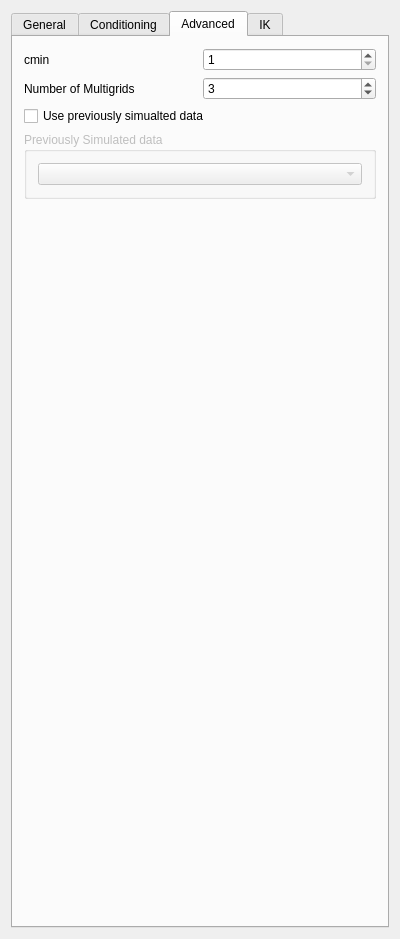
<ui version="4.0" >
 <class>STP_IK</class>
 <widget class="QWidget" name="STP_IK" >
  <property name="AlgorithmCategory" stdset="0">
   <string>Simulation</string>
  </property>
  <property name="AlgorithmDescription" stdset="0">
   <string>Integration SNESIM and SISIM</string>
  </property>
  <property name="geometry" >
   <rect>
    <x>0</x>
    <y>0</y>
    <width>392</width>
    <height>939</height>
   </rect>
  </property>
  <property name="windowTitle" >
   <string>Partition Snesim IK</string>
  </property>
  <layout class="QVBoxLayout" >
   <item>
    <widget class="QTabWidget" name="tabWidget2" >
     <property name="currentIndex" >
      <number>2</number>
     </property>
     <widget class="QWidget" name="tab" >
      <attribute name="title" >
       <string>General</string>
      </attribute>
      <layout class="QVBoxLayout" >
       <item>
        <widget class="Q3GroupBox" name="SimulationGrid" >
         <property name="maximumSize" >
          <size>
           <width>32767</width>
           <height>32767</height>
          </size>
         </property>
         <property name="title" >
          <string>Simulation Grid</string>
         </property>
         <property name="frameShape" >
          <enum>Q3GroupBox::Box</enum>
         </property>
         <property name="frameShadow" >
          <enum>Q3GroupBox::Sunken</enum>
         </property>
         <layout class="QVBoxLayout" >
          <item>
           <widget class="QLabel" name="TextLabel1" >
            <property name="text" >
             <string>Simulation Grid Name</string>
            </property>
            <property name="wordWrap" >
             <bool>false</bool>
            </property>
           </widget>
          </item>
          <item>
           <widget class="GridSelector" name="GridSelector_Sim" >
            <property name="toolTip" >
             <string>grid on which to perform the simulation</string>
            </property>
            <item>
             <property name="text" >
              <string>&lt;- None -></string>
             </property>
            </item>
            <item>
             <property name="text" >
              <string>&lt;- None -></string>
             </property>
            </item>
            <item>
             <property name="text" >
              <string>&lt;- None -></string>
             </property>
            </item>
            <item>
             <property name="text" >
              <string>&lt;- None -></string>
             </property>
            </item>
           </widget>
          </item>
          <item>
           <widget class="QLabel" name="TextLabel2" >
            <property name="text" >
             <string>Property Name Prefix</string>
            </property>
            <property name="wordWrap" >
             <bool>false</bool>
            </property>
           </widget>
          </item>
          <item>
           <widget class="QLineEdit" name="Property_Name_Sim" >
            <property name="maximumSize" >
             <size>
              <width>32767</width>
              <height>32767</height>
             </size>
            </property>
           </widget>
          </item>
         </layout>
        </widget>
       </item>
       <item>
        <spacer>
         <property name="orientation" >
          <enum>Qt::Vertical</enum>
         </property>
         <property name="sizeType" >
          <enum>QSizePolicy::Fixed</enum>
         </property>
         <property name="sizeHint" >
          <size>
           <width>16</width>
           <height>16</height>
          </size>
         </property>
        </spacer>
       </item>
       <item>
        <layout class="QHBoxLayout" >
         <property name="spacing" >
          <number>6</number>
         </property>
         <property name="leftMargin" >
          <number>0</number>
         </property>
         <property name="topMargin" >
          <number>0</number>
         </property>
         <property name="rightMargin" >
          <number>0</number>
         </property>
         <property name="bottomMargin" >
          <number>0</number>
         </property>
         <item>
          <widget class="QLabel" name="TextLabel2_2_2_2" >
           <property name="text" >
            <string>Nb of realizations</string>
           </property>
           <property name="wordWrap" >
            <bool>false</bool>
           </property>
          </widget>
         </item>
         <item>
          <widget class="QSpinBox" name="Nb_Realizations" >
           <property name="minimum" >
            <number>1</number>
           </property>
           <property name="maximum" >
            <number>10000</number>
           </property>
          </widget>
         </item>
        </layout>
       </item>
       <item>
        <layout class="QHBoxLayout" >
         <property name="spacing" >
          <number>6</number>
         </property>
         <property name="leftMargin" >
          <number>0</number>
         </property>
         <property name="topMargin" >
          <number>0</number>
         </property>
         <property name="rightMargin" >
          <number>0</number>
         </property>
         <property name="bottomMargin" >
          <number>0</number>
         </property>
         <item>
          <widget class="QLabel" name="TextLabel2_2_2_2_2" >
           <property name="text" >
            <string>Seed</string>
           </property>
           <property name="wordWrap" >
            <bool>false</bool>
           </property>
          </widget>
         </item>
         <item>
          <widget class="QSpinBox" name="Seed" >
           <property name="maximum" >
            <number>99999999</number>
           </property>
           <property name="value" >
            <number>211175</number>
           </property>
          </widget>
         </item>
        </layout>
       </item>
       <item>
        <spacer>
         <property name="orientation" >
          <enum>Qt::Vertical</enum>
         </property>
         <property name="sizeType" >
          <enum>QSizePolicy::Fixed</enum>
         </property>
         <property name="sizeHint" >
          <size>
           <width>20</width>
           <height>30</height>
          </size>
         </property>
        </spacer>
       </item>
       <item>
        <widget class="Q3GroupBox" name="SimulationGrid_2" >
         <property name="maximumSize" >
          <size>
           <width>32767</width>
           <height>160</height>
          </size>
         </property>
         <property name="title" >
          <string>Training Image</string>
         </property>
         <layout class="QVBoxLayout" >
          <property name="spacing" >
           <number>6</number>
          </property>
          <property name="leftMargin" >
           <number>11</number>
          </property>
          <property name="topMargin" >
           <number>11</number>
          </property>
          <property name="rightMargin" >
           <number>11</number>
          </property>
          <property name="bottomMargin" >
           <number>11</number>
          </property>
          <item>
           <widget class="PropertySelector" name="PropertySelector_Training" />
          </item>
         </layout>
        </widget>
       </item>
       <item>
        <widget class="Q3GroupBox" name="groupBox9" >
         <property name="title" >
          <string>Training Image Partition property</string>
         </property>
         <layout class="QVBoxLayout" >
          <item>
           <widget class="SinglePropertySelector" name="tiprop_partition" />
          </item>
         </layout>
        </widget>
       </item>
       <item>
        <layout class="QHBoxLayout" >
         <property name="spacing" >
          <number>6</number>
         </property>
         <property name="leftMargin" >
          <number>0</number>
         </property>
         <property name="topMargin" >
          <number>0</number>
         </property>
         <property name="rightMargin" >
          <number>0</number>
         </property>
         <property name="bottomMargin" >
          <number>0</number>
         </property>
         <item>
          <widget class="QLabel" name="TextLabel2_2_2_2_3" >
           <property name="text" >
            <string>Nb of Facies</string>
           </property>
           <property name="wordWrap" >
            <bool>false</bool>
           </property>
          </widget>
         </item>
         <item>
          <widget class="QSpinBox" name="Nb_Facies" >
           <property name="maximum" >
            <number>10</number>
           </property>
          </widget>
         </item>
        </layout>
       </item>
       <item>
        <widget class="Q3GroupBox" name="GroupBox4" >
         <property name="title" >
          <string>Marginal Distribution</string>
         </property>
         <layout class="QHBoxLayout" >
          <property name="spacing" >
           <number>6</number>
          </property>
          <property name="leftMargin" >
           <number>11</number>
          </property>
          <property name="topMargin" >
           <number>11</number>
          </property>
          <property name="rightMargin" >
           <number>11</number>
          </property>
          <property name="bottomMargin" >
           <number>11</number>
          </property>
          <item>
           <widget class="QLineEdit" name="Marginal_Cdf" >
            <property name="toolTip" >
             <string>enter values separated by a space</string>
            </property>
           </widget>
          </item>
         </layout>
        </widget>
       </item>
       <item>
        <widget class="Q3GroupBox" name="groupBox6" >
         <property name="title" >
          <string>Snesim Conditioning Data</string>
         </property>
         <layout class="QVBoxLayout" >
          <item>
           <layout class="QHBoxLayout" >
            <item>
             <widget class="QLabel" name="textLabel1" >
              <property name="text" >
               <string>Max Conditioning Data</string>
              </property>
              <property name="wordWrap" >
               <bool>false</bool>
              </property>
             </widget>
            </item>
            <item>
             <widget class="QSpinBox" name="Max_Cond" >
              <property name="minimum" >
               <number>1</number>
              </property>
              <property name="maximum" >
               <number>400</number>
              </property>
             </widget>
            </item>
           </layout>
          </item>
          <item>
           <widget class="EllipsoidInput" name="Search_Ellipsoid" />
          </item>
         </layout>
        </widget>
       </item>
       <item>
        <spacer>
         <property name="orientation" >
          <enum>Qt::Vertical</enum>
         </property>
         <property name="sizeHint" >
          <size>
           <width>20</width>
           <height>40</height>
          </size>
         </property>
        </spacer>
       </item>
      </layout>
     </widget>
     <widget class="QWidget" name="tab" >
      <attribute name="title" >
       <string>Conditioning</string>
      </attribute>
      <layout class="QVBoxLayout" >
       <item>
        <widget class="Q3GroupBox" name="GroupBox3" >
         <property name="title" >
          <string>Hard Data</string>
         </property>
         <layout class="QHBoxLayout" >
          <item>
           <widget class="PropertySelector" name="Hard_Data" />
          </item>
         </layout>
        </widget>
       </item>
       <item>
        <widget class="Q3GroupBox" name="groupBox9_2" >
         <property name="title" >
          <string>Snesim Data Partition</string>
         </property>
         <layout class="QVBoxLayout" >
          <item>
           <widget class="SinglePropertySelector" name="data_partition" />
          </item>
         </layout>
        </widget>
       </item>
       <item>
        <spacer>
         <property name="orientation" >
          <enum>Qt::Vertical</enum>
         </property>
         <property name="sizeType" >
          <enum>QSizePolicy::Fixed</enum>
         </property>
         <property name="sizeHint" >
          <size>
           <width>20</width>
           <height>20</height>
          </size>
         </property>
        </spacer>
       </item>
       <item>
        <widget class="QCheckBox" name="Use_ProbField" >
         <property name="text" >
          <string>Use Snesim Probability Field</string>
         </property>
        </widget>
       </item>
       <item>
        <widget class="GsTLGroupBox" name="gsTLGroupBox17" >
         <property name="title" >
          <string/>
         </property>
         <property name="displayed" stdset="0" >
          <bool>false</bool>
         </property>
         <layout class="QVBoxLayout" >
          <item>
           <layout class="QVBoxLayout" >
            <item>
             <widget class="OrderedPropertySelector" name="ProbField_properties" >
              <property name="title" >
               <string>Probability Maps for each Facies</string>
              </property>
              <property name="displayed" stdset="0" >
               <bool>true</bool>
              </property>
             </widget>
            </item>
           </layout>
          </item>
          <item>
           <widget class="Q3GroupBox" name="groupBox8" >
            <property name="title" >
             <string>Tau per multti grid, (from 1 to N)</string>
            </property>
            <layout class="QVBoxLayout" >
             <item>
              <layout class="QGridLayout" >
               <item row="0" column="0" >
                <widget class="QLabel" name="textLabel2" >
                 <property name="text" >
                  <string>Tau for TI information</string>
                 </property>
                 <property name="wordWrap" >
                  <bool>false</bool>
                 </property>
                </widget>
               </item>
               <item row="1" column="1" >
                <widget class="QLineEdit" name="taus_soft" />
               </item>
               <item row="1" column="0" >
                <widget class="QLabel" name="textLabel3_5" >
                 <property name="text" >
                  <string>Taus for soft (per multi grid)</string>
                 </property>
                 <property name="wordWrap" >
                  <bool>false</bool>
                 </property>
                </widget>
               </item>
               <item row="0" column="1" >
                <widget class="QLineEdit" name="taus_ti" />
               </item>
              </layout>
             </item>
            </layout>
           </widget>
          </item>
         </layout>
        </widget>
       </item>
       <item>
        <widget class="QGroupBox" name="GroupBox3_3" >
         <property name="title" >
          <string>IK soft and Interval Data</string>
         </property>
         <layout class="QVBoxLayout" >
          <property name="leftMargin" >
           <number>0</number>
          </property>
          <property name="topMargin" >
           <number>0</number>
          </property>
          <property name="rightMargin" >
           <number>0</number>
          </property>
          <property name="bottomMargin" >
           <number>0</number>
          </property>
          <item>
           <widget class="QLabel" name="TextLabel1_2_3_3" >
            <property name="text" >
             <string>Grid</string>
            </property>
            <property name="wordWrap" >
             <bool>false</bool>
            </property>
           </widget>
          </item>
          <item>
           <widget class="GridSelector" name="coded_grid" >
            <item>
             <property name="text" >
              <string>&lt;- None -></string>
             </property>
            </item>
            <item>
             <property name="text" >
              <string>&lt;- None -></string>
             </property>
            </item>
            <item>
             <property name="text" >
              <string>&lt;- None -></string>
             </property>
            </item>
            <item>
             <property name="text" >
              <string>&lt;- None -></string>
             </property>
            </item>
            <item>
             <property name="text" >
              <string>&lt;- None -></string>
             </property>
            </item>
            <item>
             <property name="text" >
              <string>&lt;- None -></string>
             </property>
            </item>
            <item>
             <property name="text" >
              <string>&lt;- None -></string>
             </property>
            </item>
            <item>
             <property name="text" >
              <string>&lt;- None -></string>
             </property>
            </item>
            <item>
             <property name="text" >
              <string>&lt;- None -></string>
             </property>
            </item>
            <item>
             <property name="text" >
              <string>&lt;- None -></string>
             </property>
            </item>
            <item>
             <property name="text" >
              <string>&lt;- None -></string>
             </property>
            </item>
            <item>
             <property name="text" >
              <string>&lt;- None -></string>
             </property>
            </item>
           </widget>
          </item>
          <item>
           <widget class="OrderedPropertySelector" name="coded_props" >
            <property name="title" >
             <string>Indicator Properties</string>
            </property>
           </widget>
          </item>
         </layout>
        </widget>
       </item>
       <item>
        <spacer>
         <property name="orientation" >
          <enum>Qt::Vertical</enum>
         </property>
         <property name="sizeHint" >
          <size>
           <width>20</width>
           <height>40</height>
          </size>
         </property>
        </spacer>
       </item>
      </layout>
     </widget>
     <widget class="QWidget" name="tab" >
      <attribute name="title" >
       <string>Advanced</string>
      </attribute>
      <layout class="QVBoxLayout" >
       <item>
        <layout class="QHBoxLayout" >
         <item>
          <widget class="QLabel" name="textLabel6" >
           <property name="text" >
            <string>cmin</string>
           </property>
           <property name="wordWrap" >
            <bool>false</bool>
           </property>
          </widget>
         </item>
         <item>
          <widget class="QSpinBox" name="Cmin" >
           <property name="minimum" >
            <number>1</number>
           </property>
          </widget>
         </item>
        </layout>
       </item>
       <item>
        <layout class="QHBoxLayout" >
         <property name="spacing" >
          <number>6</number>
         </property>
         <property name="leftMargin" >
          <number>0</number>
         </property>
         <property name="topMargin" >
          <number>0</number>
         </property>
         <property name="rightMargin" >
          <number>0</number>
         </property>
         <property name="bottomMargin" >
          <number>0</number>
         </property>
         <item>
          <widget class="QLabel" name="TextLabel2_2_2_2_3_3_3" >
           <property name="text" >
            <string>Number of Multigrids</string>
           </property>
           <property name="wordWrap" >
            <bool>false</bool>
           </property>
          </widget>
         </item>
         <item>
          <widget class="QSpinBox" name="Nb_Multigrids_ADVANCED" >
           <property name="minimum" >
            <number>1</number>
           </property>
           <property name="maximum" >
            <number>10</number>
           </property>
           <property name="value" >
            <number>3</number>
           </property>
          </widget>
         </item>
        </layout>
       </item>
       <item>
        <widget class="QCheckBox" name="Use_Previous_Simulation" >
         <property name="text" >
          <string>Use previously simualted data</string>
         </property>
        </widget>
       </item>
       <item>
        <widget class="QGroupBox" name="pre_sim_box" >
         <property name="enabled" >
          <bool>false</bool>
         </property>
         <property name="title" >
          <string>Previously Simulated data</string>
         </property>
         <layout class="QGridLayout" >
          <item row="0" column="0" >
           <widget class="SinglePropertySelector" name="Previous_Simulation_Prop" />
          </item>
         </layout>
        </widget>
       </item>
       <item>
        <spacer>
         <property name="orientation" >
          <enum>Qt::Vertical</enum>
         </property>
         <property name="sizeHint" >
          <size>
           <width>352</width>
           <height>701</height>
          </size>
         </property>
        </spacer>
       </item>
      </layout>
     </widget>
     <widget class="QWidget" name="tab_4" >
      <attribute name="title" >
       <string>IK</string>
      </attribute>
      <layout class="QVBoxLayout" >
       <item>
        <widget class="QGroupBox" name="GroupBox9" >
         <property name="sizePolicy" >
          <sizepolicy vsizetype="Minimum" hsizetype="Preferred" >
           <horstretch>0</horstretch>
           <verstretch>0</verstretch>
          </sizepolicy>
         </property>
         <property name="title" >
          <string>Search Ellipsoid</string>
         </property>
         <layout class="QVBoxLayout" >
          <property name="spacing" >
           <number>6</number>
          </property>
          <property name="leftMargin" >
           <number>11</number>
          </property>
          <property name="topMargin" >
           <number>11</number>
          </property>
          <property name="rightMargin" >
           <number>11</number>
          </property>
          <property name="bottomMargin" >
           <number>11</number>
          </property>
          <item>
           <layout class="QHBoxLayout" >
            <property name="spacing" >
             <number>6</number>
            </property>
            <property name="leftMargin" >
             <number>0</number>
            </property>
            <property name="topMargin" >
             <number>0</number>
            </property>
            <property name="rightMargin" >
             <number>0</number>
            </property>
            <property name="bottomMargin" >
             <number>0</number>
            </property>
            <item>
             <widget class="QLabel" name="TextLabel2_2_2_2_3_2" >
              <property name="text" >
               <string>Max conditioning data</string>
              </property>
              <property name="wordWrap" >
               <bool>false</bool>
              </property>
             </widget>
            </item>
            <item>
             <widget class="QSpinBox" name="Max_IK_Conditioning_Data" >
              <property name="minimum" >
               <number>0</number>
              </property>
              <property name="maximum" >
               <number>200</number>
              </property>
              <property name="value" >
               <number>18</number>
              </property>
             </widget>
            </item>
           </layout>
          </item>
          <item>
           <widget class="EllipsoidInput" name="IK_Search_Ellipsoid" >
            <property name="title" stdset="0" >
             <string/>
            </property>
           </widget>
          </item>
         </layout>
        </widget>
       </item>
       <item>
        <widget class="CloneGroupBox" name="FullIkGroup" >
         <property name="title" >
          <string/>
         </property>
         <property name="displayed" stdset="0" >
          <bool>true</bool>
         </property>
         <layout class="QVBoxLayout" >
          <property name="spacing" >
           <number>6</number>
          </property>
          <property name="leftMargin" >
           <number>11</number>
          </property>
          <property name="topMargin" >
           <number>11</number>
          </property>
          <property name="rightMargin" >
           <number>11</number>
          </property>
          <property name="bottomMargin" >
           <number>11</number>
          </property>
          <item>
           <widget class="VariogramInput" name="Variogram_Full_Ik" />
          </item>
         </layout>
        </widget>
       </item>
       <item>
        <spacer>
         <property name="orientation" >
          <enum>Qt::Vertical</enum>
         </property>
         <property name="sizeHint" >
          <size>
           <width>20</width>
           <height>40</height>
          </size>
         </property>
        </spacer>
       </item>
      </layout>
     </widget>
    </widget>
   </item>
  </layout>
 </widget>
 <layoutdefault spacing="6" margin="11" />
 <pixmapfunction>qPixmapFromMimeSource</pixmapfunction>
 <customwidgets>
  <customwidget>
   <class>GridSelector</class>
   <extends>QComboBox</extends>
   <header>GsTLAppli/extra/qtplugins/selectors.h</header>
  </customwidget>
  <customwidget>
   <class>PropertySelector</class>
   <extends>QWidget</extends>
   <header>GsTLAppli/extra/qtplugins/selectors.h</header>
  </customwidget>
  <customwidget>
   <class>SinglePropertySelector</class>
   <extends>QComboBox</extends>
   <header>GsTLAppli/extra/qtplugins/selectors.h</header>
  </customwidget>
  <customwidget>
   <class>OrderedPropertySelector</class>
   <extends>GsTLGroupBox</extends>
   <header>GsTLAppli/extra/qtplugins/selectors.h</header>
   <container>1</container>
  </customwidget>
  <customwidget>
   <class>VariogramInput</class>
   <extends>QWidget</extends>
   <header>GsTLAppli/extra/qtplugins/variogram_input.h</header>
  </customwidget>
  <customwidget>
   <class>GsTLGroupBox</class>
   <extends>QGroupBox</extends>
   <header>GsTLAppli/extra/qtplugins/selectors.h</header>
   <container>1</container>
  </customwidget>
  <customwidget>
   <class>EllipsoidInput</class>
   <extends>QWidget</extends>
   <header>GsTLAppli/extra/qtplugins/ellipsoid_input.h</header>
  </customwidget>
  <customwidget>
   <class>CloneGroupBox</class>
   <extends>GsTLGroupBox</extends>
   <header>GsTLAppli/extra/qtplugins/selectors.h</header>
   <container>1</container>
  </customwidget>
  <customwidget>
   <class>Q3GroupBox</class>
   <extends>QGroupBox</extends>
   <header>Qt3Support/Q3GroupBox</header>
   <container>1</container>
  </customwidget>
 </customwidgets>
 <tabstops>
  <tabstop>tabWidget2</tabstop>
  <tabstop>GridSelector_Sim</tabstop>
  <tabstop>Property_Name_Sim</tabstop>
  <tabstop>Nb_Realizations</tabstop>
  <tabstop>Seed</tabstop>
  <tabstop>Nb_Facies</tabstop>
  <tabstop>Marginal_Cdf</tabstop>
  <tabstop>Max_Cond</tabstop>
  <tabstop>Use_ProbField</tabstop>
  <tabstop>Cmin</tabstop>
  <tabstop>Nb_Multigrids_ADVANCED</tabstop>
 </tabstops>
 <includes>
  <include location="local" >gridselector.h</include>
  <include location="local" >propertyselector.h</include>
  <include location="local" >singlepropertyselector.h</include>
  <include location="local" >gstl_table.h</include>
  <include location="local" >propertyselector.h</include>
  <include location="local" >singlepropertyselector.h</include>
  <include location="local" >gstlgroupbox.h</include>
  <include location="local" >orderedpropertyselector.h</include>
  <include location="local" >multipropertyselector.h</include>
 </includes>
 <resources/>
 <connections>
  <connection>
   <sender>GridSelector_Sim</sender>
   <signal>activated(QString)</signal>
   <receiver>data_partition</receiver>
   <slot>show_properties(QString)</slot>
   <hints>
    <hint type="sourcelabel" >
     <x>20</x>
     <y>20</y>
    </hint>
    <hint type="destinationlabel" >
     <x>20</x>
     <y>20</y>
    </hint>
   </hints>
  </connection>
  <connection>
   <sender>PropertySelector_Training</sender>
   <signal>object_changed(QString)</signal>
   <receiver>tiprop_partition</receiver>
   <slot>show_properties(QString)</slot>
   <hints>
    <hint type="sourcelabel" >
     <x>20</x>
     <y>20</y>
    </hint>
    <hint type="destinationlabel" >
     <x>20</x>
     <y>20</y>
    </hint>
   </hints>
  </connection>
  <connection>
   <sender>GridSelector_Sim</sender>
   <signal>activated(QString)</signal>
   <receiver>ProbField_properties</receiver>
   <slot>show_properties(QString)</slot>
   <hints>
    <hint type="sourcelabel" >
     <x>20</x>
     <y>20</y>
    </hint>
    <hint type="destinationlabel" >
     <x>20</x>
     <y>20</y>
    </hint>
   </hints>
  </connection>
  <connection>
   <sender>Use_ProbField</sender>
   <signal>toggled(bool)</signal>
   <receiver>gsTLGroupBox17</receiver>
   <slot>setShown(bool)</slot>
   <hints>
    <hint type="sourcelabel" >
     <x>20</x>
     <y>20</y>
    </hint>
    <hint type="destinationlabel" >
     <x>20</x>
     <y>20</y>
    </hint>
   </hints>
  </connection>
  <connection>
   <sender>Nb_Facies</sender>
   <signal>valueChanged(int)</signal>
   <receiver>FullIkGroup</receiver>
   <slot>set_count(int)</slot>
   <hints>
    <hint type="sourcelabel" >
     <x>254</x>
     <y>546</y>
    </hint>
    <hint type="destinationlabel" >
     <x>175</x>
     <y>1080</y>
    </hint>
   </hints>
  </connection>
  <connection>
   <sender>coded_grid</sender>
   <signal>activated(QString)</signal>
   <receiver>coded_props</receiver>
   <slot>show_properties(QString)</slot>
   <hints>
    <hint type="sourcelabel" >
     <x>195</x>
     <y>698</y>
    </hint>
    <hint type="destinationlabel" >
     <x>195</x>
     <y>812</y>
    </hint>
   </hints>
  </connection>
  <connection>
   <sender>GridSelector_Sim</sender>
   <signal>activated(QString)</signal>
   <receiver>Previous_Simulation_Prop</receiver>
   <slot>show_properties(QString)</slot>
   <hints>
    <hint type="sourcelabel" >
     <x>69</x>
     <y>56</y>
    </hint>
    <hint type="destinationlabel" >
     <x>284</x>
     <y>118</y>
    </hint>
   </hints>
  </connection>
  <connection>
   <sender>Use_Previous_Simulation</sender>
   <signal>toggled(bool)</signal>
   <receiver>pre_sim_box</receiver>
   <slot>setEnabled(bool)</slot>
   <hints>
    <hint type="sourcelabel" >
     <x>151</x>
     <y>116</y>
    </hint>
    <hint type="destinationlabel" >
     <x>166</x>
     <y>166</y>
    </hint>
   </hints>
  </connection>
 </connections>
</ui>
